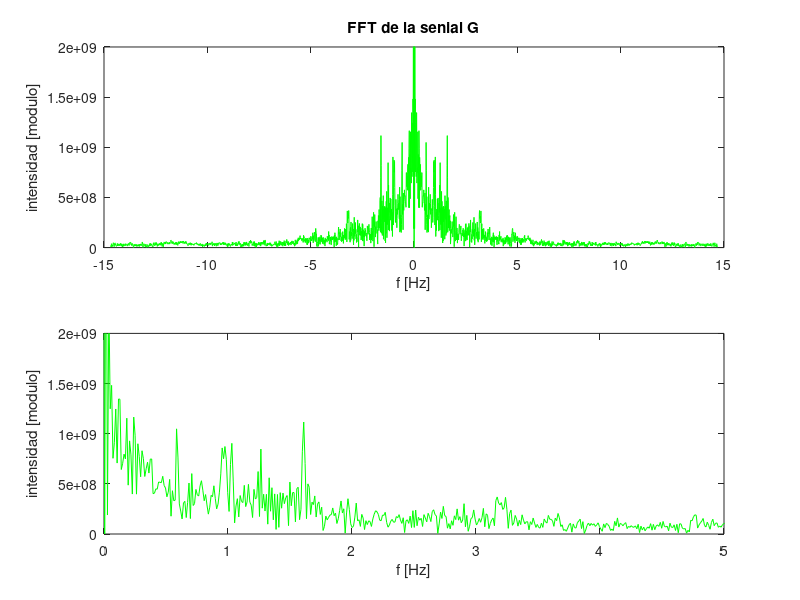

This figure's MATLAB source:
clear all;

load intensidad_RGB.mat; % brillo, 1 es R, 2 es G, 3 es B.

video_length = length(brillo);

frec_video = 29.37; %frecuencia muestreo video

DFT_senial_verde = fftshift(abs(fft(brillo(:,2))));

f = linspace(-frec_video/2, frec_video/2, video_length);

figure;

subplot(2,1,1);
plot( f, DFT_senial_verde, 'g');
xlabel('f [Hz]');
ylabel('intensidad [modulo]');
title('FFT de la senial G');
ylim([0 2e+09]);

subplot(2,1,2);
plot( f, DFT_senial_verde, 'g');
xlabel('f [Hz]');
ylabel('intensidad [modulo]');
ylim([0 2e+09]);
xlim([0 5]);

print -djpg imagenes/punto_3_fft_G_cardiometro.jpg; %Octave
grid minor;
 
